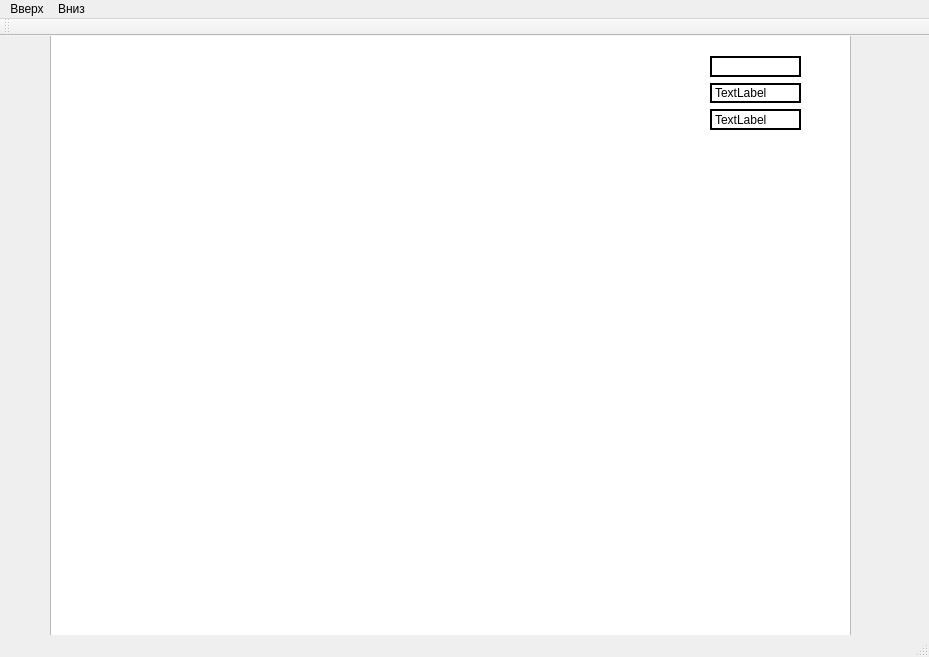
<?xml version="1.0" encoding="UTF-8"?>
<ui version="4.0">
 <class>MainWindow</class>
 <widget class="QMainWindow" name="MainWindow">
  <property name="geometry">
   <rect>
    <x>0</x>
    <y>0</y>
    <width>929</width>
    <height>657</height>
   </rect>
  </property>
  <property name="windowTitle">
   <string>Very strange game</string>
  </property>
  <widget class="QWidget" name="centralwidget">
   <widget class="QWidget" name="formLayoutWidget">
    <property name="geometry">
     <rect>
      <x>9</x>
      <y>9</y>
      <width>16</width>
      <height>16</height>
     </rect>
    </property>
    <layout class="QFormLayout" name="formLayout_2"/>
   </widget>
   <widget class="QGraphicsView" name="graphicsView">
    <property name="geometry">
     <rect>
      <x>50</x>
      <y>-10</y>
      <width>801</width>
      <height>611</height>
     </rect>
    </property>
   </widget>
   <widget class="QWidget" name="">
    <property name="geometry">
     <rect>
      <x>710</x>
      <y>20</y>
      <width>91</width>
      <height>74</height>
     </rect>
    </property>
    <layout class="QVBoxLayout" name="verticalLayout">
     <item>
      <widget class="QLabel" name="lives">
       <property name="frameShape">
        <enum>QFrame::WinPanel</enum>
       </property>
       <property name="frameShadow">
        <enum>QFrame::Plain</enum>
       </property>
       <property name="text">
        <string/>
       </property>
      </widget>
     </item>
     <item>
      <widget class="QLabel" name="coins">
       <property name="frameShape">
        <enum>QFrame::WinPanel</enum>
       </property>
       <property name="text">
        <string>TextLabel</string>
       </property>
      </widget>
     </item>
     <item>
      <widget class="QLabel" name="weapon">
       <property name="frameShape">
        <enum>QFrame::WinPanel</enum>
       </property>
       <property name="text">
        <string>TextLabel</string>
       </property>
      </widget>
     </item>
    </layout>
   </widget>
  </widget>
  <widget class="QMenuBar" name="menubar">
   <property name="geometry">
    <rect>
     <x>0</x>
     <y>0</y>
     <width>929</width>
     <height>22</height>
    </rect>
   </property>
   <widget class="QMenu" name="menu">
    <property name="title">
     <string>Вверх</string>
    </property>
   </widget>
   <widget class="QMenu" name="menu_2">
    <property name="title">
     <string>Вниз</string>
    </property>
    <addaction name="action"/>
   </widget>
   <addaction name="menu"/>
   <addaction name="menu_2"/>
  </widget>
  <widget class="QStatusBar" name="statusbar"/>
  <widget class="QToolBar" name="toolBar">
   <property name="windowTitle">
    <string>toolBar</string>
   </property>
   <attribute name="toolBarArea">
    <enum>TopToolBarArea</enum>
   </attribute>
   <attribute name="toolBarBreak">
    <bool>false</bool>
   </attribute>
  </widget>
  <action name="action">
   <property name="text">
    <string>Вправо</string>
   </property>
  </action>
 </widget>
 <resources/>
 <connections/>
</ui>
